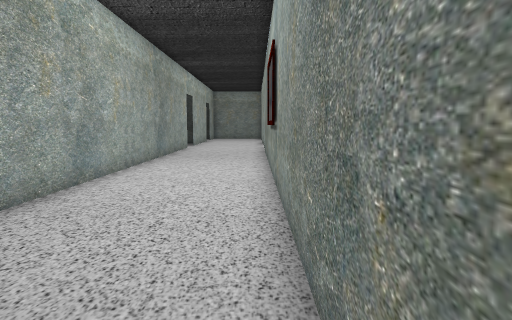
View 1 (above)

16 first-person views from a walk through a 3-D level made in the Unity game engine. The camera is 1.5 m above the floor, tilts 6° down and sees 75° across. Doors are open. The floor is counted in squares, 1 m on a side. Each view is taken from the middle of a square. On the plan, view 1 faces up. The plan holds only what a view shows up to about 15 squares ahead; the rest is blank. The place goes on beyond the plan. The player character is not drawn.

View 2
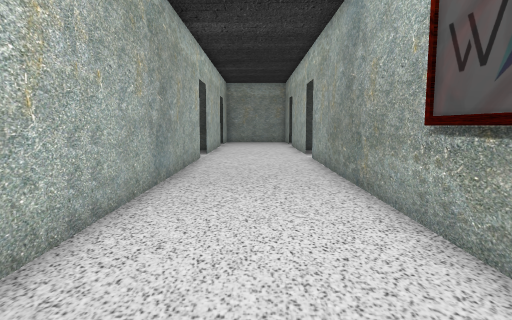

View 3
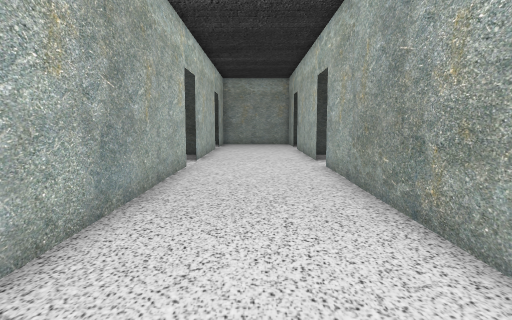

View 4
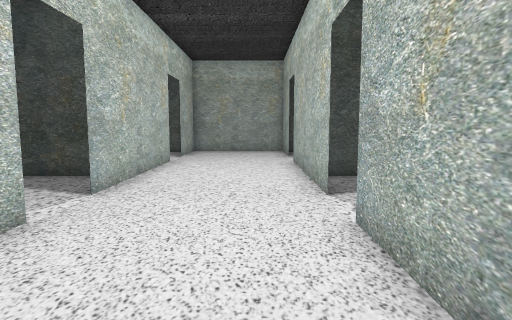

View 5
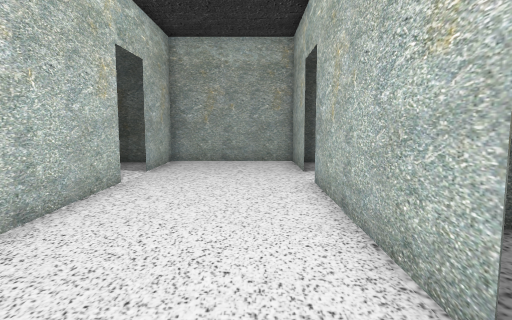

View 6
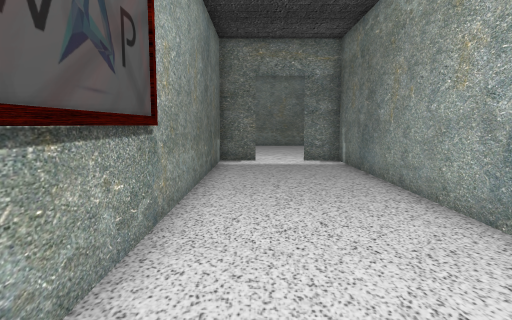

View 7
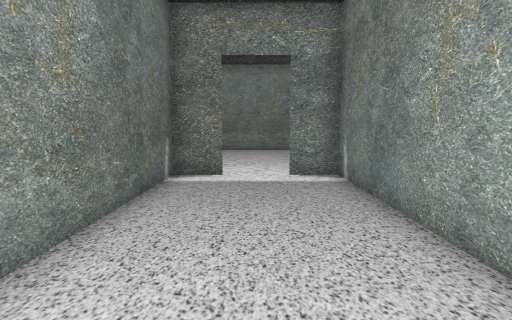

View 8
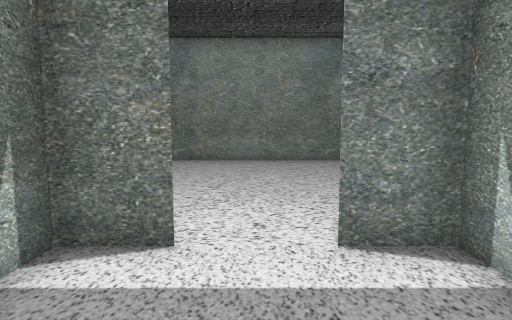

View 9
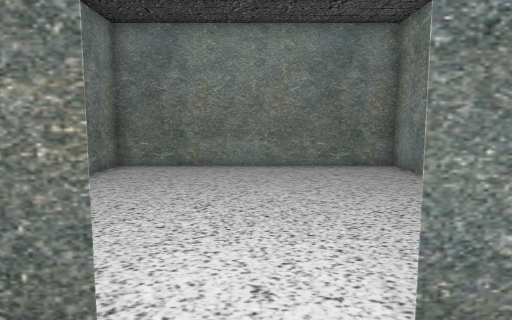

View 10
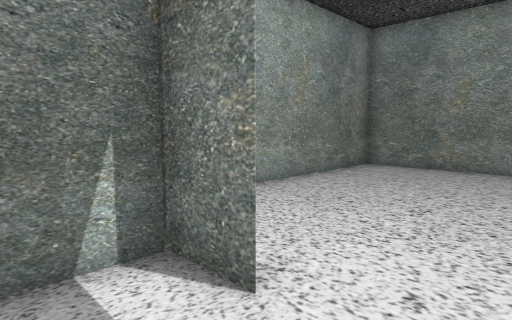

View 11
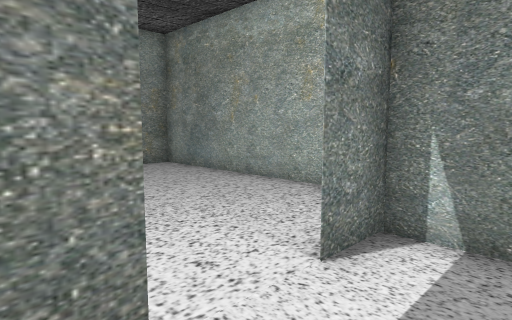

View 12
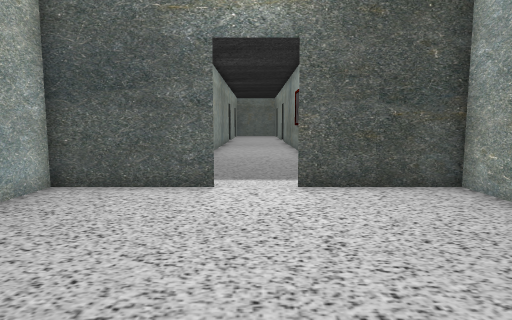

View 13
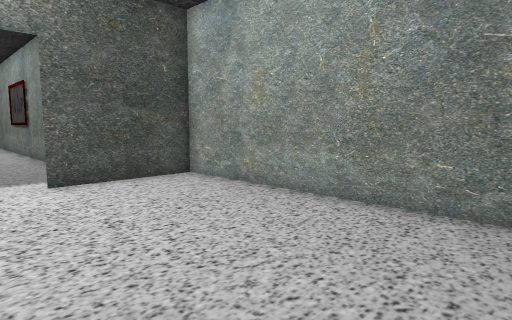

View 14
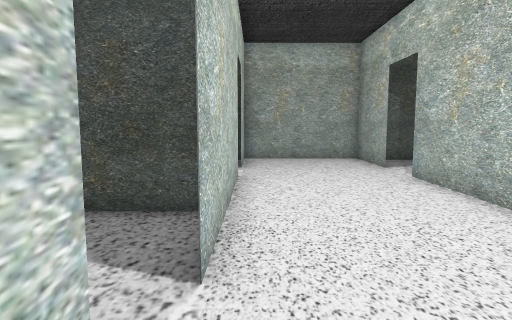

View 15
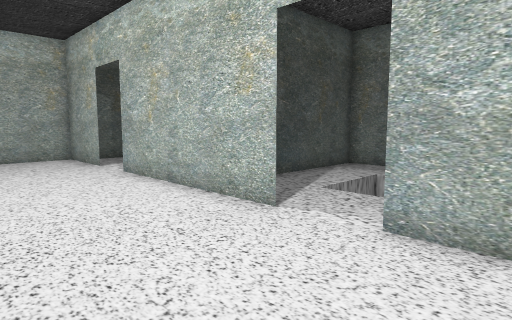

View 16
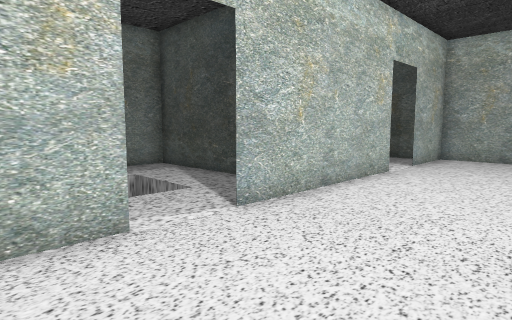

### Floor plan
Points are (right, up) in squares from view 1. A wall is a line through its corners. A room is listed if a view was taken in it or the views show most of it. See-through windows are left out.
Room 1 (views 1, 2, 3, 4, 5, 6, 7, 8, 9, 10, 11, 14, 15, 16)
walls: (-4.5, 22) (-4.5, -1) (-3, -1); (0.5, 24) (0.5, 30.6); (-4.5, 30.6) (-4.5, 24); (0.5, 32.5) (0.5, 35.8) (-4.5, 35.8) (-4.5, 32.5); (-1, -1) (0.5, -1) (0.5, 22)
ways out: open door at (-2, -1) to room 2; open door at (-4.5, 23); open door at (-4.5, 31.5); open door at (0.5, 23); open door at (0.5, 31.5)
Room 2 (views 12, 13)
walls: (-3, -1) (-7, -1) (-7, -11) (3, -11) (3, -1) (-1, -1)
ways out: open door at (-2, -1) to room 1

Positions as (right, up) in squares from view 1, and headings:
1: (0, 0), facing up
2: (-2, 7), facing up
3: (-2, 10), facing up
4: (-1, 17), facing up
5: (-1, 22), facing up
6: (-1, 13), facing down
7: (-2, 9), facing down
8: (-2, 3), facing down
9: (-2, 1), facing down
10: (-3, 1), facing down-right
11: (0, 1), facing down-left
12: (-2, -9), facing up
13: (-3, -10), facing up-right
14: (-4, 21), facing up
15: (-4, 20), facing up-right
16: (0, 20), facing up-left
